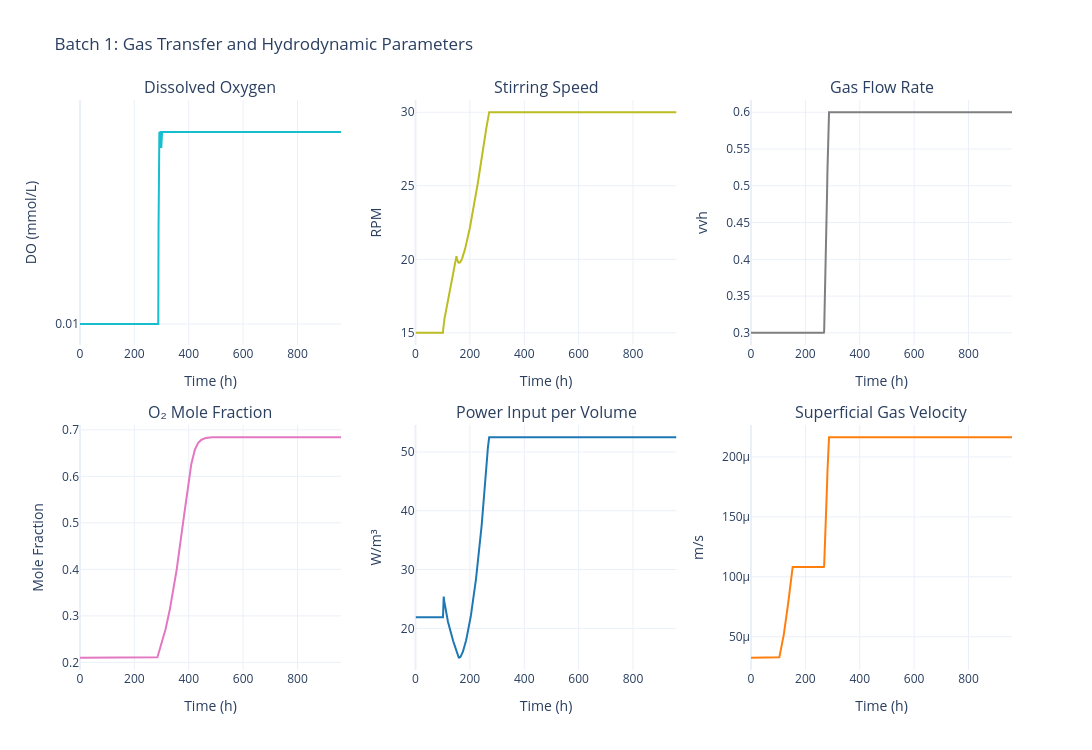

Here is the notebook cell this chart was saved with:
### Code cell
sim.data.plot_gas_transfer()

### Figure 1 — Plotly figure (JSON) as saved in the notebook; plotly's stock layout.template omitted (floating-point values rounded to 4 significant figures; data arrays with more than 128 entries replaced by an {"elided": "..."} marker saying what was removed)
{"data": [{"hovertemplate": "Time: %{x:.1f} h<br>DO: %{y:.3f} mmol/L<extra></extra>", "line": {"color": "#17becf", "width": 2}, "mode": "lines", "name": "Dissolved O₂", "type": "scatter", "x": {"elided": "1015 float values"}, "xaxis": "x", "y": {"elided": "1015 float values"}, "yaxis": "y"}, {"hovertemplate": "Time: %{x:.1f} h<br>N: %{y:.1f} rpm<extra></extra>", "line": {"color": "#bcbd22", "width": 2}, "mode": "lines", "name": "Stirring Speed", "type": "scatter", "x": {"elided": "1015 float values"}, "xaxis": "x2", "y": {"elided": "1015 float values"}, "yaxis": "y2"}, {"hovertemplate": "Time: %{x:.1f} h<br>Fg: %{y:.3f} vvh<extra></extra>", "line": {"color": "#7f7f7f", "width": 2}, "mode": "lines", "name": "Gas Flow Rate", "type": "scatter", "x": {"elided": "1015 float values"}, "xaxis": "x3", "y": {"elided": "1015 float values"}, "yaxis": "y3"}, {"hovertemplate": "Time: %{x:.1f} h<br>y_O₂: %{y:.3f}<extra></extra>", "line": {"color": "#e377c2", "width": 2}, "mode": "lines", "name": "y_O₂", "type": "scatter", "x": {"elided": "1015 float values"}, "xaxis": "x4", "y": {"elided": "1015 float values"}, "yaxis": "y4"}, {"hovertemplate": "Time: %{x:.1f} h<br>P/V: %{y:.2f} W/m³<extra></extra>", "line": {"color": "#1f77b4", "width": 2}, "mode": "lines", "name": "P/V", "type": "scatter", "x": {"elided": "1015 float values"}, "xaxis": "x5", "y": {"elided": "1015 float values"}, "yaxis": "y5"}, {"hovertemplate": "Time: %{x:.1f} h<br>vₛ: %{y:.5f} m/s<extra></extra>", "line": {"color": "#ff7f0e", "width": 2}, "mode": "lines", "name": "vₛ", "type": "scatter", "x": {"elided": "1015 float values"}, "xaxis": "x6", "y": {"elided": "1015 float values"}, "yaxis": "y6"}], "layout": {"annotations": [{"font": {"size": 16}, "showarrow": false, "text": "Dissolved Oxygen", "x": 0.14, "xanchor": "center", "xref": "paper", "y": 1, "yanchor": "bottom", "yref": "paper"}, {"font": {"size": 16}, "showarrow": false, "text": "Stirring Speed", "x": 0.5, "xanchor": "center", "xref": "paper", "y": 1, "yanchor": "bottom", "yref": "paper"}, {"font": {"size": 16}, "showarrow": false, "text": "Gas Flow Rate", "x": 0.86, "xanchor": "center", "xref": "paper", "y": 1, "yanchor": "bottom", "yref": "paper"}, {"font": {"size": 16}, "showarrow": false, "text": "O₂ Mole Fraction", "x": 0.14, "xanchor": "center", "xref": "paper", "y": 0.43, "yanchor": "bottom", "yref": "paper"}, {"font": {"size": 16}, "showarrow": false, "text": "Power Input per Volume", "x": 0.5, "xanchor": "center", "xref": "paper", "y": 0.43, "yanchor": "bottom", "yref": "paper"}, {"font": {"size": 16}, "showarrow": false, "text": "Superficial Gas Velocity", "x": 0.86, "xanchor": "center", "xref": "paper", "y": 0.43, "yanchor": "bottom", "yref": "paper"}], "font": {"size": 12}, "height": 750, "showlegend": false, "title": {"text": "Batch 1: Gas Transfer and Hydrodynamic Parameters"}, "width": 1400, "xaxis": {"anchor": "y", "domain": [0, 0.28], "title": {"text": "Time (h)"}}, "xaxis2": {"anchor": "y2", "domain": [0.36, 0.64], "title": {"text": "Time (h)"}}, "xaxis3": {"anchor": "y3", "domain": [0.72, 1], "title": {"text": "Time (h)"}}, "xaxis4": {"anchor": "y4", "domain": [0, 0.28], "title": {"text": "Time (h)"}}, "xaxis5": {"anchor": "y5", "domain": [0.36, 0.64], "title": {"text": "Time (h)"}}, "xaxis6": {"anchor": "y6", "domain": [0.72, 1], "title": {"text": "Time (h)"}}, "yaxis": {"anchor": "x", "domain": [0.57, 1], "title": {"text": "DO (mmol/L)"}}, "yaxis2": {"anchor": "x2", "domain": [0.57, 1], "title": {"text": "RPM"}}, "yaxis3": {"anchor": "x3", "domain": [0.57, 1], "title": {"text": "vvh"}}, "yaxis4": {"anchor": "x4", "domain": [0, 0.43], "title": {"text": "Mole Fraction"}}, "yaxis5": {"anchor": "x5", "domain": [0, 0.43], "title": {"text": "W/m³"}}, "yaxis6": {"anchor": "x6", "domain": [0, 0.43], "title": {"text": "m/s"}}}}
